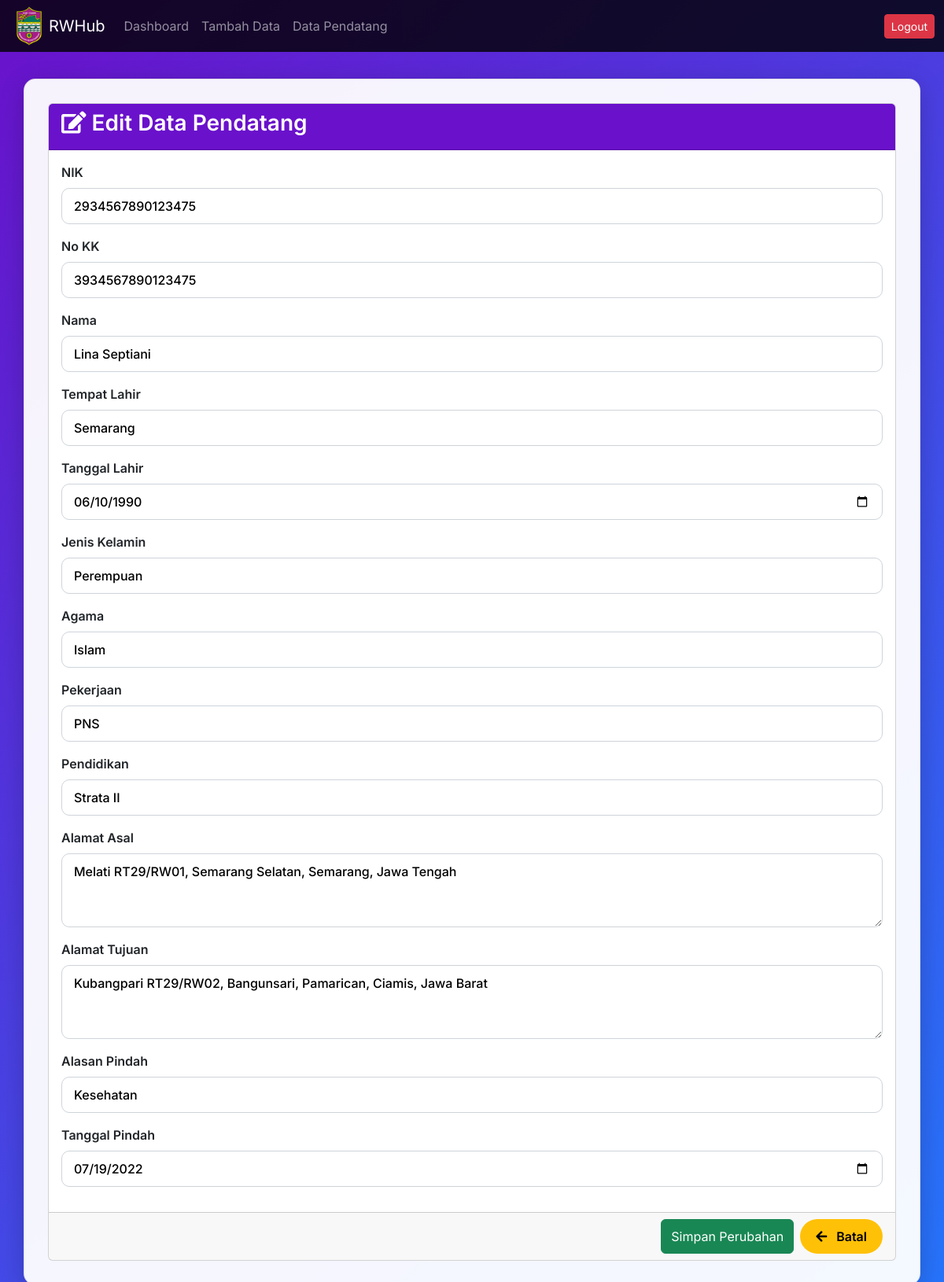
Screenshot of /edit_pendatang.php?nik=2934567890123475 with the database file from the repository.
### tables this page shows
CREATE TABLE `warga_pendatang` (
  `nik` varchar(16) NOT NULL,
  `no_kk` varchar(16) DEFAULT NULL,
  `nama` varchar(25) DEFAULT NULL,
  `tempat_lahir` text DEFAULT NULL,
  `tanggal_lahir` date DEFAULT NULL,
  `jenis_kelamin` enum('Perempuan','Laki-laki') DEFAULT NULL,
  `agama` varchar(15) NOT NULL,
  `pekerjaan` enum('Tidak Bekerja','Pelajar','Mahasiswa','Wiraswasta','Wirausaha','PNS','Guru','Buruh','Lainnya') DEFAULT NULL,
  `pendidikan` enum('Tidak/Belum Sekolah','Belum Tamat SD/Sederajat','Tamat SD/Sederajat','SLTP/Sederajat','SLTA/Sederajat','Diploma I/II','Akademi/Diploma III/S.Muda','Diploma IV/Strata I','Strata II','Strata III') DEFAULT NULL,
  `alamat_asal` text DEFAULT NULL,
  `alamat_tujuan` text DEFAULT NULL,
  `alasan_pindah` enum('Pekerjaan','Pendidikan','Keamanan','Kesehatan','Perumahan','Keluarga','Lainnya') DEFAULT NULL,
  `tanggal_pindah` date DEFAULT NULL
);

### edit_pendatang.php (the view, shortened to what this page needs)
<?php
include 'db_connect.php';
if (isset($_GET['nik'])) {
    $nik = $_GET['nik'];
    $query = "SELECT * FROM warga_pendatang WHERE nik = ?";
    $stmt = $conn->prepare($query);
    $stmt->bind_param("s", $nik);
    $stmt->execute();
    $result = $stmt->get_result();
    $data = $result->fetch_assoc();
} else {
    $error_message = "NIK tidak disediakan.";
}
?>
<!DOCTYPE html>
<html lang="id">
<head>
    <link href="https://cdn.jsdelivr.net/npm/bootstrap@5.3.0/dist/css/bootstrap.min.css" rel="stylesheet">
    <link href="https://cdnjs.cloudflare.com/ajax/libs/font-awesome/5.15.4/css/all.min.css" rel="stylesheet">
</head>
<body>
<nav class="navbar navbar-expand-lg navbar-dark fixed-top">
    <div class="container-fluid">
        <img src="images\logo.png" width="50px">
        <a class="navbar-brand" href="#">RWHub</a>
        <div class="collapse navbar-collapse justify-content-end" id="navbarNav">
            <ul class="navbar-nav me-auto mb-2 mb-lg-0">
                <li class="nav-item">
                    <a class="nav-link" href="dashboard.php">Dashboard</a>
                </li>
                <li class="nav-item">
                    <a class="nav-link" href="tambah_pendatang.php">Tambah Data</a>
                </li>
                <li class="nav-item">
                    <a class="nav-link" href="lihat_pendatang.php">Data Pendatang</a>
                </li>
            </ul>
            <a href="logout.php" class="btn btn-danger btn-sm">Logout</a>
        </div>
    </div>
</nav>
<div class="container container-main">
    <div class="card">
        <div class="card-header">
            <h3 class="card-title">
                <i class="fa fa-edit"></i> Edit Data Pendatang
            </h3>
        </div>
        <form method="POST" action="">
            <div class="card-body">
                <?php if (isset($data) && $data): ?>
                    <div class="mb-3">
                        <label for="nik" class="form-label">NIK</label>
                        <input type="text" class="form-control" id="nik" name="nik" value="<?php echo htmlspecialchars($data['nik']); ?>" readonly>
                    </div>
                    <div class="mb-3">
                        <label for="no_kk" class="form-label">No KK</label>
                        <input type="text" class="form-control" id="no_kk" name="no_kk" value="<?php echo htmlspecialchars($data['no_kk']); ?>" required>
                    </div>
                    <div class="mb-3">
                        <label for="nama" class="form-label">Nama</label>
                        <input type="text" class="form-control" id="nama" name="nama" value="<?php echo htmlspecialchars($data['nama']); ?>" required>
                    </div>
                    <div class="mb-3">
                        <label for="tempat_lahir" class="form-label">Tempat Lahir</label>
                        <input type="text" class="form-control" id="tempat_lahir" name="tempat_lahir" value="<?php echo htmlspecialchars($data['tempat_lahir']); ?>" required>
                    </div>
                    <div class="mb-3">
                        <label for="tanggal_lahir" class="form-label">Tanggal Lahir</label>
                        <input type="date" class="form-control" id="tanggal_lahir" name="tanggal_lahir" value="<?php echo htmlspecialchars($data['tanggal_lahir']); ?>" required>
                    </div>
                    <div class="mb-3">
                        <label for="jenis_kelamin" class="form-label">Jenis Kelamin</label>
                        <select name="jenis_kelamin" id="jenis_kelamin" class="form-select" required>
                                <option value="Perempuan" <?php if ($data['jenis_kelamin'] == 'Perempuan') echo 'selected'; ?>>Perempuan</option>
                            </select>
                    </div>
                    <div class="mb-3">
                        <label for="agama" class="form-label">Agama</label>
                        <select name="agama" id="agama" class="form-select" required>
                                <option value="Islam" <?php if ($data['agama'] == 'Islam') echo 'selected'; ?>>Islam</option>
                            </select>
                    </div>
                    <div class="mb-3">
                        <label for="pekerjaan" class="form-label">Pekerjaan</label>
                        <select name="pekerjaan" id="pekerjaan" class="form-select" required>
                                <option value="PNS" <?php if ($data['pekerjaan'] == 'PNS') echo 'selected'; ?>>PNS</option>
                        </select>
                    </div>
                    <div class="mb-3">
                        <label for="pendidikan" class="form-label">Pendidikan</label>
                        <select name="pendidikan" id="pendidikan" class="form-select" required>
                                <option value="Strata II" <?php if ($data['pendidikan'] == 'Strata II') echo 'selected'; ?>>Strata II</option>
                        </select>
                    </div>
                    <div class="mb-3">
                        <label for="alamat_asal" class="form-label">Alamat Asal</label>
                        <textarea class="form-control" id="alamat_asal" name="alamat_asal" rows="3" required><?php echo htmlspecialchars($data['alamat_asal']); ?></textarea>
                    </div>
                    <div class="mb-3">
                        <label for="alamat_tujuan" class="form-label">Alamat Tujuan</label>
                        <textarea class="form-control" id="alamat_tujuan" name="alamat_tujuan" rows="3" required><?php echo htmlspecialchars($data['alamat_tujuan']); ?></textarea>
                    </div>
                    <div class="mb-3">
                        <label for="alasan_pindah" class="form-label">Alasan Pindah</label>
                        <select name="alasan_pindah" id="alasan_pindah" class="form-select" required>
                                <option value="Kesehatan" <?php if ($data['alasan_pindah'] == 'Kesehatan') echo 'selected'; ?>>Kesehatan</option>
                        </select>
                    </div>
                    <div class="mb-3">
                        <label for="tanggal_pindah" class="form-label">Tanggal Pindah</label>
                        <input type="date" class="form-control" id="tanggal_pindah" name="tanggal_pindah" value="<?php echo htmlspecialchars($data['tanggal_pindah']); ?>" required>
                    </div>
                <?php endif; ?>
            </div>
            <div class="card-footer d-flex justify-content-end">
                <?php if (isset($data) && $data): ?>
                    <button type="submit" class="btn btn-success me-2">Simpan Perubahan</button>
                    <a href="lihat_pendatang.php" class="btn btn-custom-back">
                        <i class="fa fa-arrow-left me-2"></i> Batal
                    </a>
                <?php else: ?>
                    <a href="lihat_pendatang.php" class="btn btn-custom-back">
                        <i class="fa fa-arrow-left me-2"></i> Kembali
                    </a>
                <?php endif; ?>
            </div>
        </form>
    </div>
</div>
</body>
</html>

### edit_pendatang.php (style rules this page uses)
body { font-family: 'Inter', sans-serif; background: linear-gradient(135deg, #6a11cb 0%, #2575fc 100%); min-height: 100vh; color: #000000; }
.navbar { background: rgba(0, 0, 0, 0.8) !important; }
.container-main { background: rgba(255, 255, 255, 0.95); padding: 30px; border-radius: 15px; box-shadow: 0 8px 32px 0 rgba(0, 0, 0, 0.2); border: 1px solid rgba(0, 0, 0, 0.1); margin-top: 100px; margin-bottom: 40px; color: #000000; }
.card-header { background: #6a11cb !important; border-radius: 15px 15px 0 0; color: #ffffff; }
.card-title { font-weight: 600; color: #ffffff; }
.form-label { font-weight: 600; }
.form-control, .form-select, textarea { background: rgba(255, 255, 255, 1); border: 1px solid #ced4da; color: #000000; border-radius: 10px; padding: 10px 15px; font-weight: 500; }
.form-control::placeholder, .form-select::placeholder, textarea::placeholder { color: rgba(0, 0, 0, 0.5); }
.btn-custom-back { background-color: #ffc107; color: #000000; border: none; border-radius: 50px; padding: 10px 20px; transition: all 0.3s ease; font-weight: 600; }

### rows the page displays
warga_pendatang: nik "2934567890123475", no_kk "3934567890123475", nama "Lina Septiani", tempat_lahir "Semarang", tanggal_lahir "06/10/1990", jenis_kelamin "Perempuan", agama "Islam", pekerjaan "PNS", pendidikan "Strata II", alamat_asal "Melati RT29/RW01, Semarang Selatan, Semarang, Jawa Tengah", alamat_tujuan "Kubangpari RT29/RW02, Bangunsari, Pamarican, Ciamis, Jawa Barat", alasan_pindah "Kesehatan", tanggal_pindah "07/19/2022"
